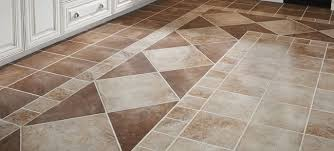
#> input picture P3/Christopher_Mobley_PS3_py/tile1.jpg, 334 x 151 px
$ python computeH_extracredit.py   (older library calls are emulated)
#> lines starting #> are read from the running program, lines starting #| are printed output that depends on the picture
import numpy as np
from numpy.linalg import eig

def computeH(t1):

    t1 = np.append(t1,np.ones((1, t1.shape[1])),axis=0)
    t2 = np.array([[0,50,50,0],[0,0,50,50]])
    L = np.zeros((2 * t1.shape[1],9))
    ith_correspondance = 0

    for ith_row in xrange(0, 2 * t1.shape[1], 2):
        L[ith_row] = [t1[0,ith_correspondance], t1[1,ith_correspondance], t1[2, ith_correspondance], 0, 0, 0,
                      -t2[0,ith_correspondance]*t1[0,ith_correspondance], -t2[0,ith_correspondance]*t1[1,ith_correspondance], -t2[0,ith_correspondance]*t1[2,ith_correspondance]]
        L[ith_row + 1] = [0, 0, 0, t1[0,ith_correspondance], t1[1,ith_correspondance], t1[2, ith_correspondance],
                          -t2[1,ith_correspondance]*t1[0,ith_correspondance], -t2[1,ith_correspondance]*t1[1,ith_correspondance], -t2[1,ith_correspondance]*t1[2,ith_correspondance]]
        ith_correspondance = ith_correspondance + 1

    A = np.dot(L.T, L)

    eigenvalues, eigenvectors = eig(A)

    minimum_engenvalue = np.argmin(eigenvalues)

    H = np.reshape(eigenvectors[:,minimum_engenvalue],(3,3))

    return H

if __name__ == "__main__":
    from scipy.misc import imread
    import matplotlib.pyplot as plot
    H = computeH(np.load('tile1_points.npy'))
#> (reads P3/Christopher_Mobley_PS3_py/tile1_points.npy from the repository)
    tile1 = np.load('tile1_points.npy')
    tile1 = np.append(tile1, np.ones((1, tile1.shape[1])), axis=0)
    normalized_tile2_calculated = np.dot(H, tile1)
    tile2_calculated = np.zeros((normalized_tile2_calculated.shape[0]-1,normalized_tile2_calculated.shape[1]))
    tile2_calculated[0,:] = normalized_tile2_calculated[0,:]/normalized_tile2_calculated[2,:]
    tile2_calculated[1,:] = normalized_tile2_calculated[1,:]/normalized_tile2_calculated[2,:]
    input_image_figure = plot.figure(1)
    input_image_axis = input_image_figure.add_subplot(1, 1, 1)
    input_image_axis.imshow(imread('tile1.jpg'))
    input_image_axis.plot(tile1[0,:],tile1[1,:],'bo', label='Original')
    input_image_axis.plot(tile2_calculated[0,:],tile2_calculated[1,:],'ro', label='Calculated')
    input_image_axis.set_title("Reference Image with Original and Homography Calculated Points")
    input_image_axis.legend(numpoints=1)
    plot.show()
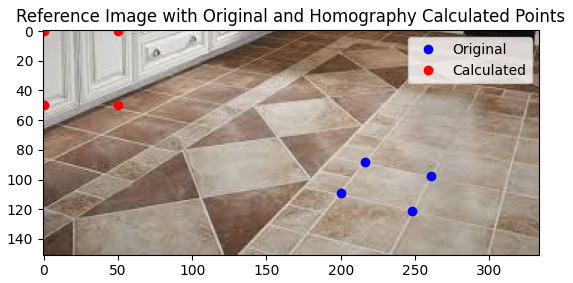
#> figure drawn by matplotlib, 1 panel
